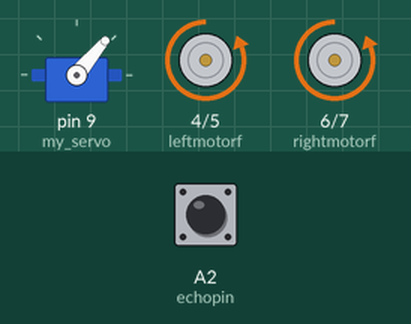
Recording of a sketch running on a simulated Arduino Uno, built with avr-gcc and run on an emulated ATmega328P. Shown: servo, motor-driver pin pairs drawn as motors (green arrow = first pin HIGH = forward, orange = second pin HIGH = backward, longer = more drive). The test bench sets the inputs (shaded band); at power-on: A2 (echopin) LOW.

Above: at 1.2 s.
1.3 s: A2 (echopin) pulsed HIGH 5 times (0.12 s each, 0.3 s apart)
At 2.3 s:
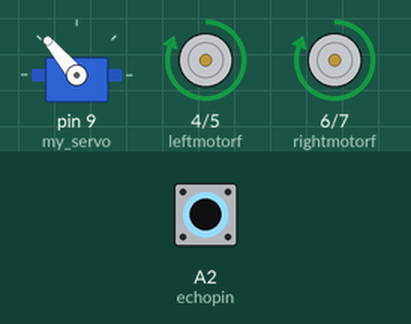
At 5.4 s:
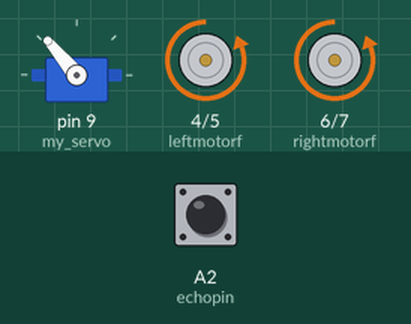
Timing chart, 0 to 11.8 s (numbered marks = the images above; inputs shaded):
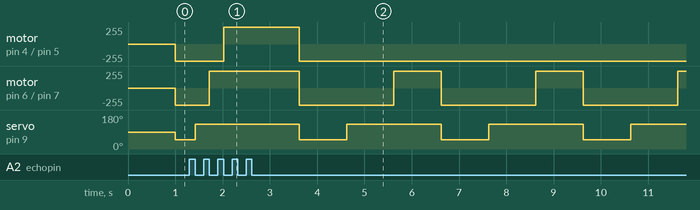

Measured:
- after the input at 1.3 s, motor on pin 4 (leftmotorf) / pin 5 (leftmotorb): backward 255/255 → forward 255/255 after 0.72 s, → backward 255/255 1.6 s later
- by itself, motor on pin 6 (rightmotorf) / pin 7 (rightmotorb): repeats every 3.0 s: backward 255/255 2.0 s, forward 255/255 1.0 s
- by itself, servo on pin 9 (my_servo): alternates 130° for 2.0 s and 50° for 1.0 s

The sketch:

collisionavoider.ino
```cpp
#include <Servo.h>
const int leftmotorf = 4;
const int leftmotorb = 5;
const int rightmotorf= 6;
const int rightmotorb= 7;
float distance , duration;
//const int ENR = 2; use t ENR and ENB to adjust the speed
//const int ENB = 3;
int trigpin = A1;
int echopin = A2;
Servo my_servo;  // Servo is a class inside the Adafruit_PWMServoDriver library and we  make my_servo as the object of that class
int pot_pin=0;
int val;
void setup()
{
 my_servo.attach(9); // it tells the servo motor is attached to 9th digital pin
 pinMode(leftmotorf,OUTPUT);
 pinMode(leftmotorb,OUTPUT);
 pinMode(rightmotorb,OUTPUT);
 pinMode(rightmotorf,OUTPUT);
 pinMode(trigpin,OUTPUT);
 pinMode(echopin,INPUT);
// pinMode(ENR , OUTPUT);
// pinMode(ENB,OUTPUT);
}
void loop()
{
  //analogWrite(ENA,255);
  //analogWrite(ENB,255);
  ultrasonic();
 if (distance > 5)
     moveforward();
 else
 {   movestop();
     movebackward();
     int distanceRight = seeRight();
     int distanceLeft = seeLeft();
     if(distanceRight>distanceLeft)
         moveright();
     else
         moveleft();
  }
}
int  ultrasonic()
{
 digitalWrite(trigpin,LOW);//the trigpin goes to low state
delayMicroseconds(2);
digitalWrite(trigpin,HIGH);//tigpin sends in a burst of waves for 10ms
delayMicroseconds(10);
duration = pulseIn(echopin,HIGH);// this function finds the  duration for the signal to reach reciever
distance = (34.3*duration)/2; // we are calcultating the distance travelled in cms
return distance;
}
void moveforward()
{
digitalWrite(leftmotorf,HIGH);
digitalWrite(leftmotorb,LOW);
digitalWrite(rightmotorf,HIGH);
digitalWrite(rightmotorb,LOW);
delayMicroseconds(500);
return 0;}
void movestop()
{
digitalWrite(leftmotorf,LOW);
digitalWrite(leftmotorb,LOW);
digitalWrite(rightmotorf,LOW);
digitalWrite(rightmotorb,LOW);
delayMicroseconds(500);
}
void movebackward()
{
digitalWrite(leftmotorf,LOW);
digitalWrite(leftmotorb,HIGH);
digitalWrite(rightmotorf,LOW);
digitalWrite(rightmotorb,HIGH);
delayMicroseconds(500);
return 0;
  }
  int seeRight()
 {

   my_servo.write(50);
   int a = ultrasonic();
    delayMicroseconds(500);
    return a;
 }
 int seeLeft()
 {
  my_servo.write(130);
  int b = ultrasonic();
   delayMicroseconds(500);
  return b;
 }
 void moveright()
 {

digitalWrite(leftmotorf,HIGH);
digitalWrite(leftmotorb,LOW);
digitalWrite(rightmotorf,LOW);
digitalWrite(rightmotorb,HIGH);
delayMicroseconds(500);
return 0;

 }
 void moveleft()
 {
digitalWrite(leftmotorf,LOW);
digitalWrite(leftmotorb,HIGH);
digitalWrite(rightmotorf,HIGH);
digitalWrite(rightmotorb,LOW);
delayMicroseconds(500);
return 0;
}
```
